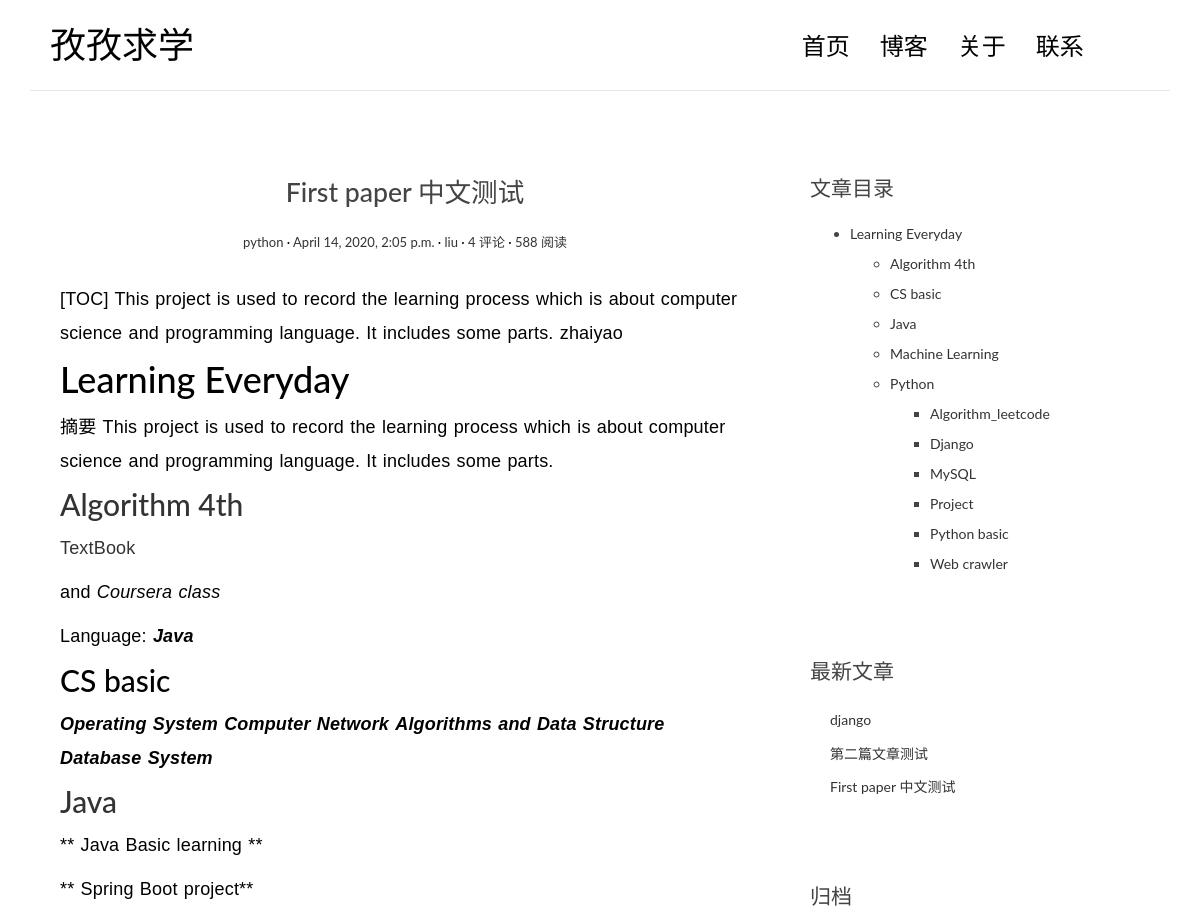
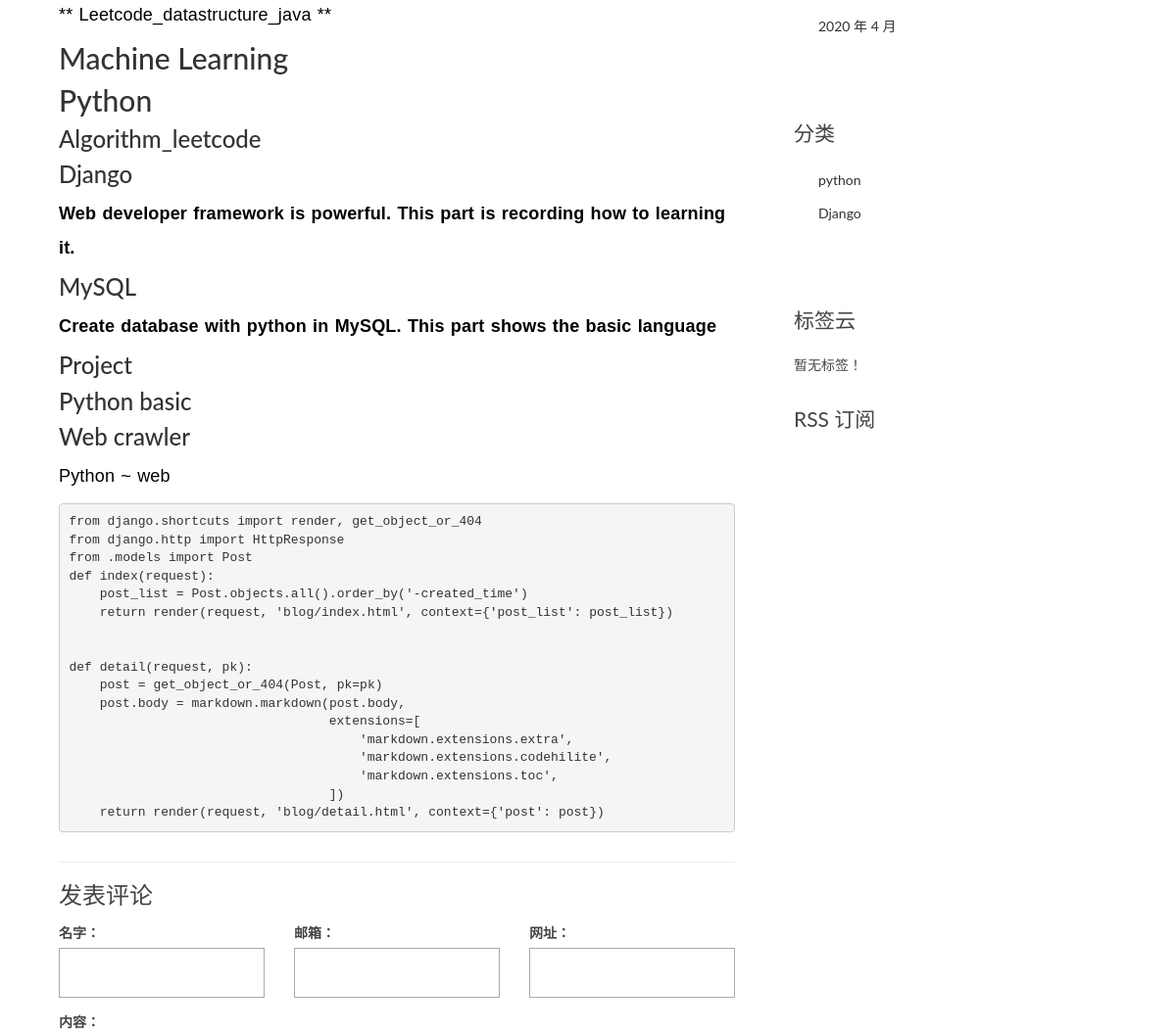
The app's page /posts/1/ (upper part), older data (2 pictures, top to bottom).
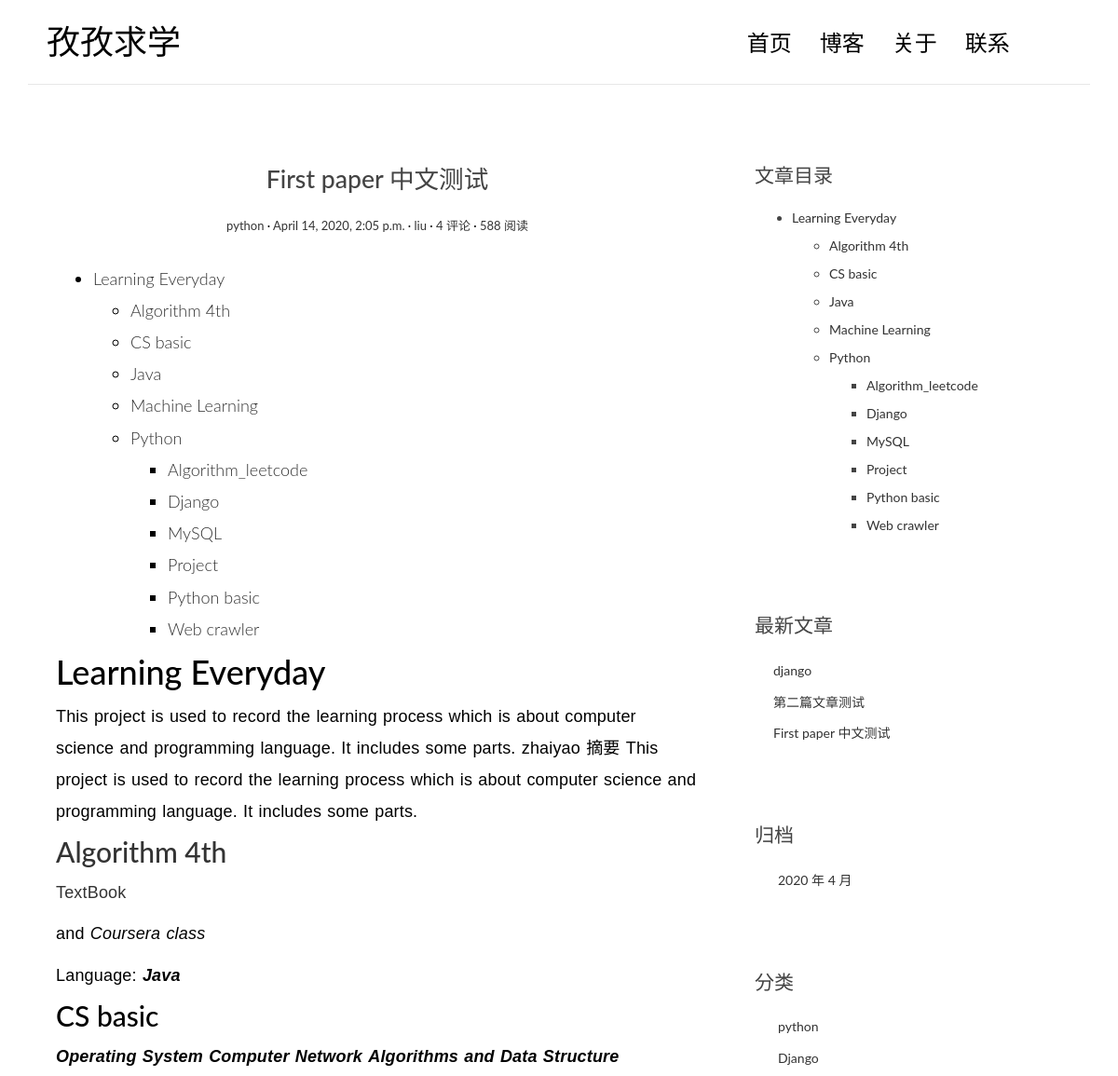
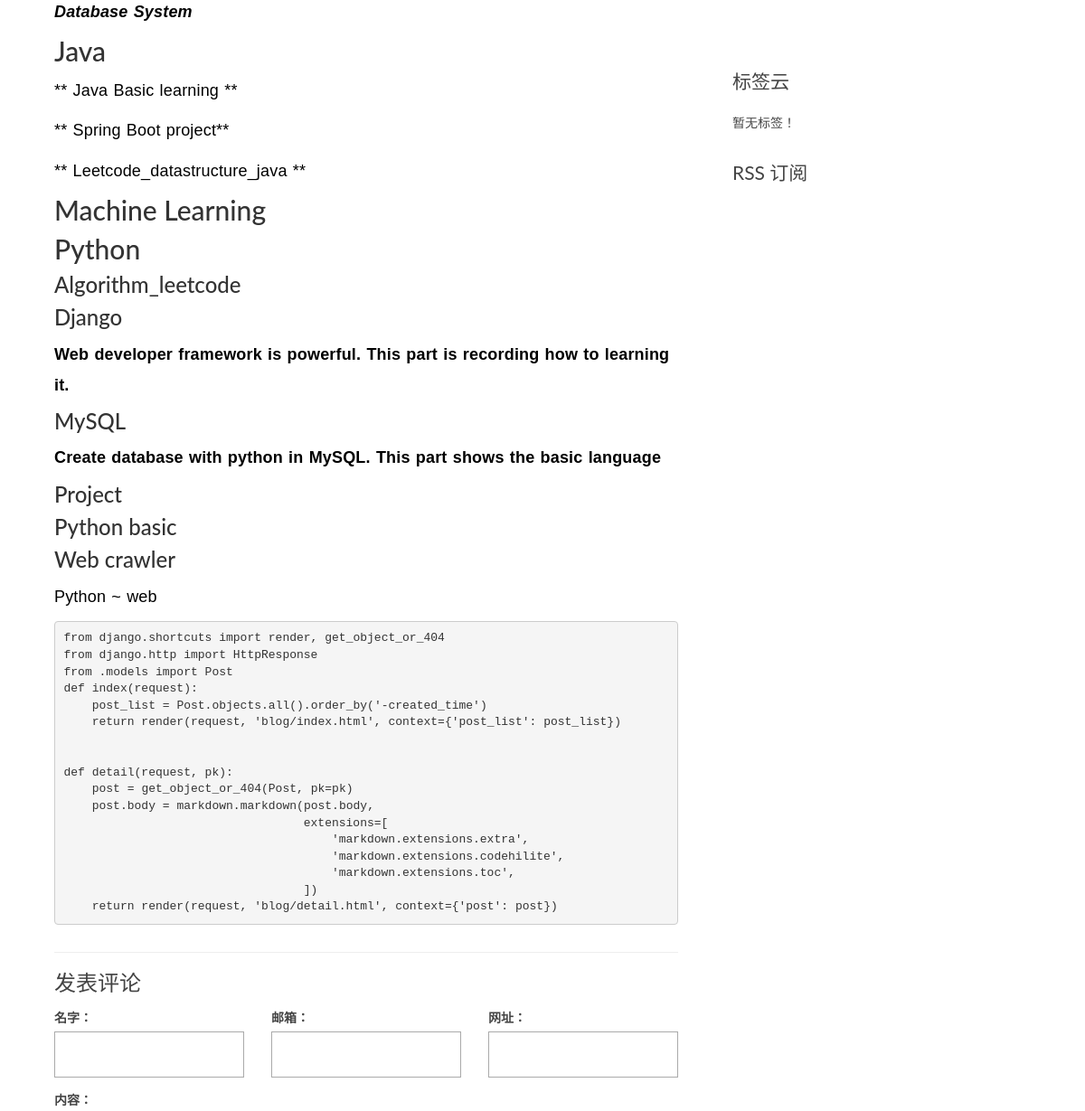
The same page, newer data (2 pictures, top to bottom).
### blog/models.py (models this page shows, shortened)
class Post(models.Model):
    title = models.CharField('标题', max_length=70)
    body = models.TextField('正文')
    created_time = models.DateTimeField('创建时间', default=timezone.now)
    modified_time = models.DateTimeField('修改时间')
    excerpt = models.CharField('摘要', max_length=200, blank=True)
    category = models.ForeignKey(Category, verbose_name='分类', on_delete=models.CASCADE)
    tags = models.ManyToManyField(Tag, verbose_name='标签', blank=True)
    author = models.ForeignKey(User, verbose_name='作者', on_delete=models.CASCADE)
    class Meta:
        verbose_name = '文章'
        verbose_name_plural = verbose_name
        ordering = ['-created_time']
    def get_absolute_url(self):
        return reverse('blog:detail', kwargs={'pk': self.pk})

class Category(models.Model):
    name = models.CharField(max_length=100)
    class Meta:
        verbose_name = '分类'
        verbose_name_plural = verbose_name

### blog/views.py (the view)
# urls.py: path('posts/<int:pk>/', views.detail, name='detail'),
def detail(request, pk):
    post = get_object_or_404(Post, pk=pk)
    md = markdown.Markdown(extensions=[
        'markdown.extensions.extra',
        'markdown.extensions.codehilite',
        TocExtension(slugify=slugify),
    ])
    post.body = md.convert(post.body)
    m = re.search(r'<div class="toc">\s*<ul>(.*)</ul>\s*</div>', md.toc, re.S)
    post.toc = m.group(1) if m is not None else ''
    return render(request, 'blog/detail.html', context={'post': post})

### comments/forms.py
class CommentForm(forms.ModelForm):
    class Meta:
        model = Comment
        fields = ['name', 'email', 'url', 'text']

### blog/templatetags/blog_extras.py (called while the page is built)
@register.inclusion_tag('blog/inclusions/_recent_posts.html', takes_context=True)
def show_recent_posts(context, num=5):
    return {
        'recent_post_list': Post.objects.all().order_by('-created_time')[:num],
    }

@register.inclusion_tag('blog/inclusions/_archives.html', takes_context=True)
def show_archives(context):
    return {
        'date_list': Post.objects.dates('created_time', 'month', order='DESC'),
    }

@register.inclusion_tag('blog/inclusions/_categories.html', takes_context=True)
def show_categories(context):
    return {
        'category_list': Category.objects.all(),
    }

@register.inclusion_tag('blog/inclusions/_tags.html', takes_context=True)
def show_tags(context):
    return {
        'tag_list': Tag.objects.all(),
    }

### comments/templatetags/comments_extras.py (called while the page is built)
@register.inclusion_tag('comments/inclusions/_form.html', takes_context=True)
def show_comment_form(context, post, form=None):
    if form is None:
        form = CommentForm()
    return {
        'form': form,
        'post': post,
    }

### templates/blog/detail.html (shortened to what this page needs)
<!DOCTYPE html>
{% extends 'base.html' %}
{% load comments_extras %}
{% block main %}
                <article class="post post-{{ post.pk }}">
  <header class="entry-header">
    <h1 class="entry-title">{{ post.title }}</h1>
    <div class="entry-meta">
      <span class="post-category"><a href="#">{{ post.category.name }}</a></span>
      <span class="post-date"><a href="#"><time class="entry-date"
                                                datetime="{{ post.created_time }}">{{ post.created_time }}</time></a></span>
      <span class="post-author"><a href="#">{{ post.author }}</a></span>
      <span class="comments-link"><a href="#">4 评论</a></span>
      <span class="views-count"><a href="#">588 阅读</a></span>
    </div>
  </header>
  <div class="entry-content clearfix">
    {{ post.body|safe }}
  </div>
</article>
                <section class="comment-area" id="comment-area">
                    <hr>
                    <h3>发表评论</h3>
        {% show_comment_form post %}
                </section>
{% endblock main %}
{% block toc %}
  {% if post.toc %}
    <div class="widget widget-content">
      <h3 class="widget-title">文章目录</h3>
      <div class="toc">
        <ul>
          {{ post.toc|safe }}
        </ul>
      </div>
    </div>
  {% endif %}
{% endblock toc %}

### templates/blog/inclusions/_recent_posts.html
<div class="widget widget-recent-posts">
  <h3 class="widget-title">最新文章</h3>
  <ul>
    {% for post in recent_post_list %}
      <li>
        <a href="{{ post.get_absolute_url }}">{{ post.title }}</a>
      </li>
    {% empty %}
      暂无文章！
    {% endfor %}
  </ul>
</div>

Row changes from the older to the newer data that the page shows:
changed Post "First paper 中文测试": body "[TOC] This project is used to record the learning process which is about computer science and programming language. It includes some parts. zhaiyao Learning Everyday 摘要 This project is…" → "Learning Everyday Algorithm 4th CS basic Java Machine Learning Python Algorithm_leetcode Django MySQL Project Python basic Web crawler Learning Everyday This project is used to record the learning process which is about computer science and programming language. It includes some parts. zhaiyao 摘要 This project is…"
